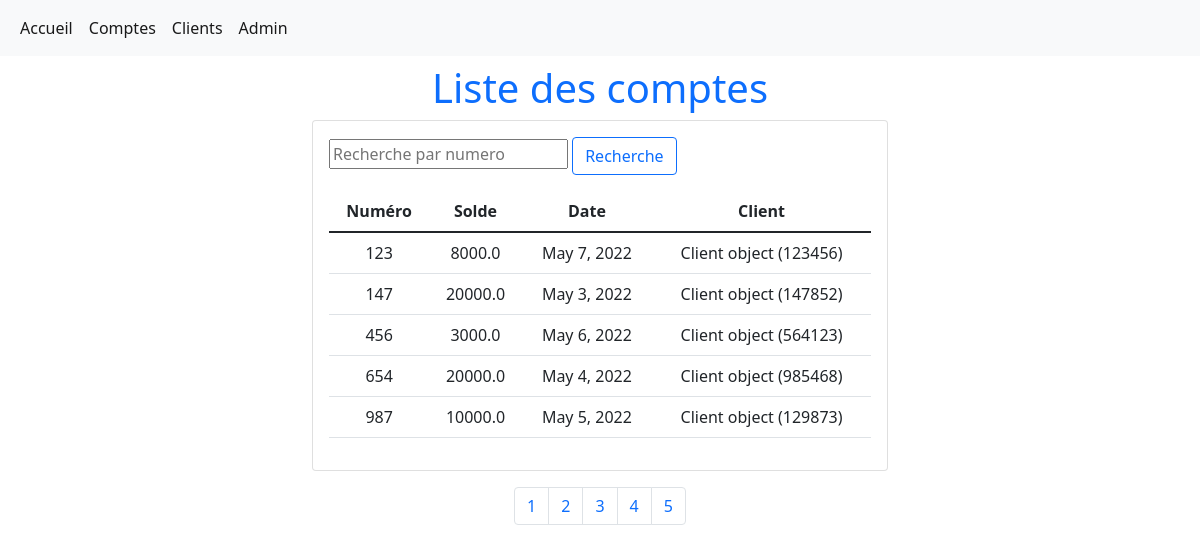
Page /compte/ on the committed database.
### mestaoui_yassine/models.py (models this page shows, shortened)
class Compte(models.Model):
    numero = models.IntegerField(primary_key=True)
    date = models.DateField()
    solde = models.FloatField()
    client = models.ForeignKey(Client, on_delete=models.CASCADE)

class Client(models.Model):
    code = models.IntegerField(primary_key=True)
    nom = models.CharField(max_length=50)
    prenom = models.CharField(max_length=50)

### mestaoui_yassine/views.py (the view)
# urls.py: path('compte/', views.allComptes, name='allcomptes'),
def allComptes(request):
    comptes = Compte.objects.all()
    paginator = Paginator(comptes, 10)
    page_number = request.GET.get('page')
    if page_number is not None:
        pageObj = paginator.get_page(page_number)
    else:
        pageObj = paginator.get_page(1)
    context = {'comptes': pageObj}
    return render(request, 'comptes.html', context)

### mestaoui_yassine/templates/comptes.html
{% include 'header.html' %}
{% block content %}
<div class="content-body">
    <div class="container-fluid">
        <div class="row page-titles mx-0 justify-content-center">
            <div class="col-sm-6 p-md-0">
                <div class="row">
                    <h1 class="mt-2 mb-2 text-center text-primary">Liste des comptes</h1>
                </div>
            </div>
        </div>
        <div class="row justify-content-center">
            <div class="col-lg-6">
                <div class="card">
                    <div class="card-body">
                        <div class="input-group mb-3">
                            <form action="{% url 'searchcompte' %}" method="get">
                                <input type="text" name="search" placeholder="Recherche par numero"
                                       value="{{request.GET.search}}">
                                <button type="submit" class="btn btn-outline-primary">Recherche</button>
                            </form>
                        </div>
                        <div class="table-responsive pre-scrollable">
                            {% if comptes %}
                            <table class="table table-hover">
                                <thead>
                                <tr align="center">
                                    <th>Numéro</th>
                                    <th>Solde</th>
                                    <th>Date</th>
                                    <th>Client</th>
                                </tr>
                                </thead>
                                <tbody class="" id="compte">
                                {% for c in comptes %}
                                <tr>
                                    <td align="center">{{c.numero}}</td>
                                    <td align="center">{{c.solde}}</td>
                                    <td align="center">{{c.date}}</td>
                                    <td align="center">{{c.client}}</td>
                                </tr>
                                {% endfor %}
                                </tbody>
                            </table>
                            {% else %}
                            <h4 class="text-center alert alert-warning">Pas d'enregistrements</h4>
                            {% endif %}
                        </div>
                    </div>
                </div>
            </div>
        </div>
        <nav>
            <ul class="pagination justify-content-center mt-3">
                <li class="page-item"><a class="page-link" href="?page=1">1</a></li>
                <li class="page-item"><a class="page-link" href="?page=2">2</a></li>
                <li class="page-item"><a class="page-link" href="?page=3">3</a></li>
                <li class="page-item"><a class="page-link" href="?page=4">4</a></li>
                <li class="page-item"><a class="page-link" href="?page=5">5</a></li>
            </ul>
        </nav>
    </div>
</div>
{% endblock content %}
{% include 'footer.html' %}

### rows in the picture
Compte: numero "123", solde "8000.0", date "May 7, 2022", client "Client object (123456)"
Compte: numero "147", solde "20000.0", date "May 3, 2022", client "Client object (147852)"
Compte: numero "456", solde "3000.0", date "May 6, 2022", client "Client object (564123)"
Compte: numero "654", solde "20000.0", date "May 4, 2022", client "Client object (985468)"
Compte: numero "987", solde "10000.0", date "May 5, 2022", client "Client object (129873)"
